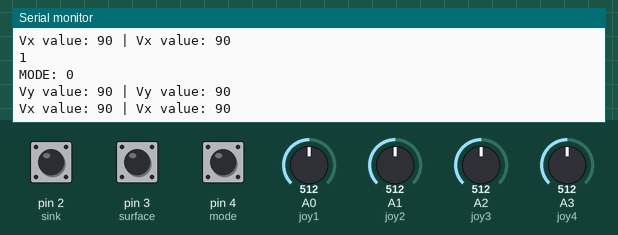
Recording of a sketch running on a simulated Arduino Uno, built with avr-gcc and run on an emulated ATmega328P. On the bench: the last lines printed to the serial monitor. The test bench sets the inputs (shaded band); at power-on: A0 (joy1) = 512, A1 (joy2) = 512, A2 (joy3) = 512, pin 2 (sink) HIGH, pin 3 (surface) HIGH, pin 4 (mode) HIGH, A3 (joy4) = 512. No radio packets arrive unless stated.

Above: at 1.2 s.
1.3 s: A0 (joy1) set to 557
At 1.8 s:
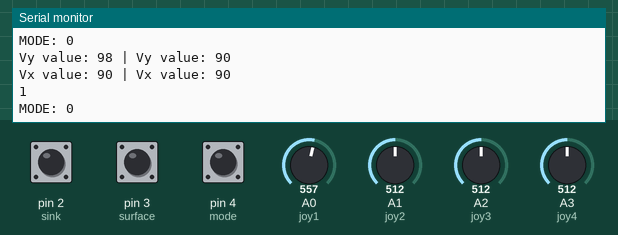
4.3 s: A0 (joy1) set to 586
At 5.0 s:
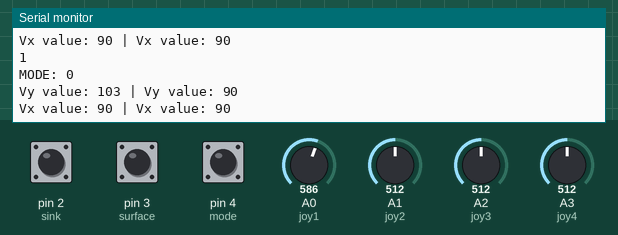
7.3 s: A1 (joy2) set to 559
At 7.8 s:
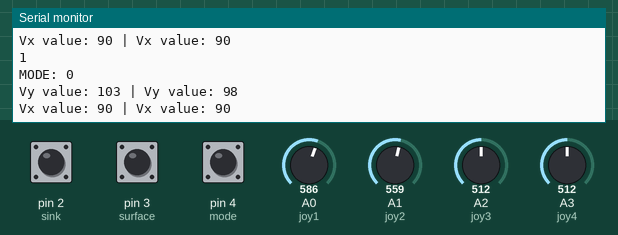
10.3 s: A1 (joy2) set to 580
At 11.1 s:
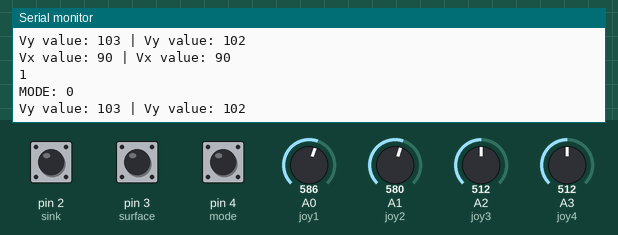
13.3 s: A2 (joy3) set to 562
At 14.2 s:
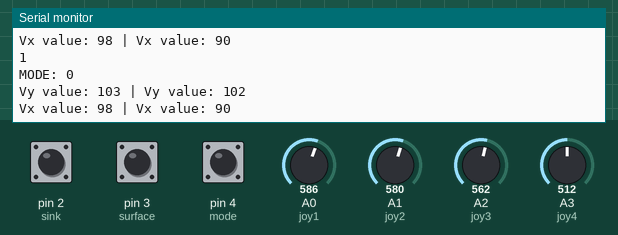
16.3 s: A2 (joy3) set to 581
At 17.2 s:
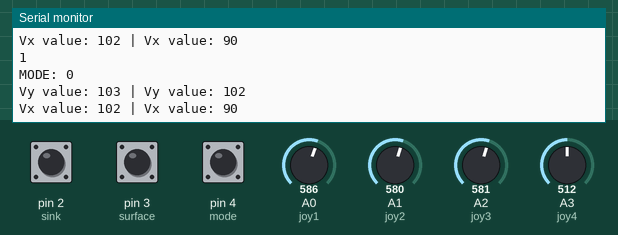
Timing chart, 0 to 19.3 s (numbered marks = the images above; inputs shaded):
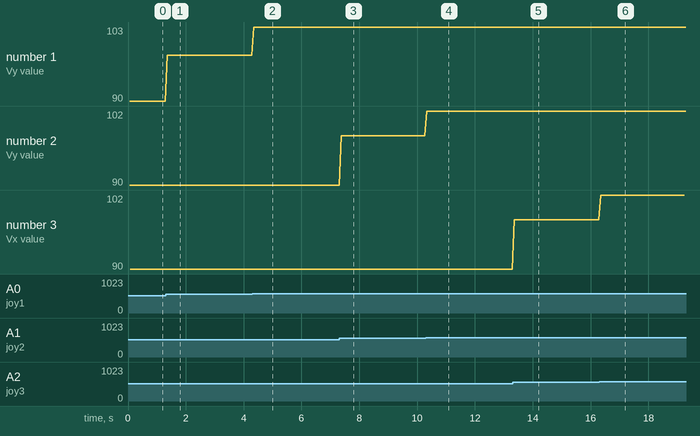

The sketch:

Controller_Code.ino
```cpp
#include <SPI.h>
#include <Wire.h>  // include libraries
#include <LoRa.h>

int joy1 = A0;  // Initialize pins
int joy2 = A1;
int joy3 = A2;
int joy4 = A3;
int sink = 2;
int surface = 3;
int mode = 4;
int modeTMP = 0;  // Varirables to be transmitted
int joyVal1;
int joyVal2;
int joyVal3;
int joyVal4;
int sinkVal;
int surfaceVal;
int modeVal;
void setup() {
  Serial.begin(9600);  // initialize serial
  pinMode(sink, INPUT);
  pinMode(surface, INPUT);
  pinMode(mode, INPUT);  // setup pins modes

  if (!LoRa.begin(433E6)) {
    Serial.println("LoRa init failed. Check your connections.");
    while (true)
      ;
    // if failed, do nothing
  }
  Serial.println("LoRa init succeeded.");
}
void loop() {

  joyVal1 = analogRead(joy1);  // read values from joysticks
  joyVal2 = analogRead(joy2);
  joyVal3 = analogRead(joy3);
  joyVal4 = analogRead(joy4);
  sinkVal = digitalRead(sink);  // read values from buttons
  surfaceVal = digitalRead(surface);
  modeVal = digitalRead(mode);
  Serial.println(modeVal);
  if (modeVal == LOW) {
    delay(70);  // debounce
    if (modeTMP == 0) {
      modeTMP = 1;

      Serial.println("SWITHED TO 1");
    } else if (modeTMP == 1) {
      modeTMP = 0;
      Serial.println("SWITHED TO 0");
    }
  }
  Serial.print("MODE: ");
  Serial.print(modeTMP);
  Serial.println();
  joyVal1 = map(joyVal1, 0, 1023, 0, 180);  // map values from 0-1023 to 0-180
  joyVal2 = map(joyVal2, 0, 1023, 0, 180);
  joyVal3 = map(joyVal3, 0, 1023, 0, 180);
  joyVal4 = map(joyVal4, 0, 1023, 0, 180);
  Serial.print("Vy value: ");
  Serial.print(joyVal1);
  Serial.print(" | Vy value: ");
  Serial.print(joyVal2);
  Serial.println();
  Serial.print("Vx value: ");
  Serial.print(joyVal3);
  Serial.print(" | Vx value: ");
  Serial.print(joyVal4);
  Serial.println();

  if (sinkVal == LOW) {
    Serial.print("Sinking: ");
    Serial.print(sinkVal);
    Serial.println();
  }
  if (surfaceVal == LOW) {
    Serial.print("Surfacing: ");
    Serial.print(surfaceVal);
    Serial.println();
  }
  LoRa.beginPacket();  // start packet
  LoRa.write(modeTMP);
  LoRa.write(joyVal1);  // add payload
  LoRa.write(joyVal2);
  LoRa.write(joyVal3);
  LoRa.write(joyVal4);
  LoRa.write(sinkVal);
  LoRa.write(surfaceVal);
  LoRa.endPacket();  // finish packet and send it
}
```

Measured:
- the behaviour switches between 568 and 569 on A0 (joy1) (found by bisection; images 1 and 2)
- the behaviour switches between 568 and 569 on A1 (joy2) (found by bisection; images 3 and 4)
- after the input at 1.3 s, the serial monitor: prints a new line after 0.07 s (image 1)
- after the input at 4.3 s, the serial monitor: prints a new line after 0.05 s (image 2)
- after the input at 7.3 s, the serial monitor: prints a new line after 0.08 s (image 3)
- after the input at 10.3 s, the serial monitor: prints a new line at once (image 4)
- after the input at 13.3 s, the serial monitor: prints a new line after 0.06 s (image 5)
- after the input at 16.3 s, the serial monitor: prints a new line after 0.05 s (image 6)
